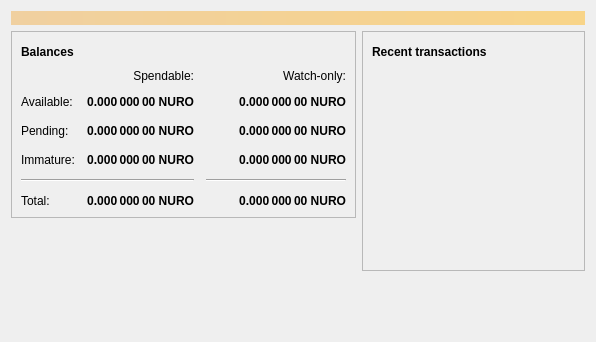
<?xml version="1.0" encoding="UTF-8"?>
<ui version="4.0">
 <class>OverviewPage</class>
 <widget class="QWidget" name="OverviewPage">
  <property name="geometry">
   <rect>
    <x>0</x>
    <y>0</y>
    <width>596</width>
    <height>342</height>
   </rect>
  </property>
  <property name="windowTitle">
   <string>Form</string>
  </property>
  <layout class="QVBoxLayout" name="topLayout">
   <item>
    <widget class="QLabel" name="labelAlerts">
     <property name="visible">
      <bool>false</bool>
     </property>
     <property name="styleSheet">
      <string notr="true">QLabel { background-color: qlineargradient(x1: 0, y1: 0, x2: 1, y2: 0, stop:0 #F0D0A0, stop:1 #F8D488); color:#000000; }</string>
     </property>
     <property name="wordWrap">
      <bool>true</bool>
     </property>
     <property name="margin">
      <number>3</number>
     </property>
     <property name="textInteractionFlags">
      <set>Qt::TextSelectableByMouse</set>
     </property>
    </widget>
   </item>
   <item>
    <layout class="QHBoxLayout" name="horizontalLayout" stretch="1,1">
     <item>
      <layout class="QVBoxLayout" name="verticalLayout_2">
       <item>
        <widget class="QFrame" name="frame">
         <property name="frameShape">
          <enum>QFrame::StyledPanel</enum>
         </property>
         <property name="frameShadow">
          <enum>QFrame::Raised</enum>
         </property>
         <layout class="QVBoxLayout" name="verticalLayout_4">
          <item>
           <layout class="QHBoxLayout" name="horizontalLayout_4">
            <item>
             <widget class="QLabel" name="label_5">
              <property name="font">
               <font>
                <weight>75</weight>
                <bold>true</bold>
               </font>
              </property>
              <property name="text">
               <string>Balances</string>
              </property>
             </widget>
            </item>
            <item>
             <widget class="QPushButton" name="labelWalletStatus">
              <property name="enabled">
               <bool>true</bool>
              </property>
              <property name="maximumSize">
               <size>
                <width>30</width>
                <height>16777215</height>
               </size>
              </property>
              <property name="toolTip">
               <string>The displayed information may be out of date. Your wallet automatically synchronizes with the Nurocoin network after a connection is established, but this process has not completed yet.</string>
              </property>
              <property name="text">
               <string/>
              </property>
              <property name="icon">
               <iconset resource="../bitcoin.qrc">
                <normaloff>:/icons/warning</normaloff>
                <disabledoff>:/icons/warning</disabledoff>:/icons/warning</iconset>
              </property>
              <property name="iconSize">
               <size>
                <width>24</width>
                <height>24</height>
               </size>
              </property>
              <property name="flat">
               <bool>true</bool>
              </property>
             </widget>
            </item>
            <item>
             <spacer name="horizontalSpacer_3">
              <property name="orientation">
               <enum>Qt::Horizontal</enum>
              </property>
              <property name="sizeHint" stdset="0">
               <size>
                <width>40</width>
                <height>20</height>
               </size>
              </property>
             </spacer>
            </item>
           </layout>
          </item>
          <item>
           <layout class="QGridLayout" name="gridLayout">
            <property name="spacing">
             <number>12</number>
            </property>
            <item row="2" column="2">
             <widget class="QLabel" name="labelWatchPending">
              <property name="font">
               <font>
                <weight>75</weight>
                <bold>true</bold>
               </font>
              </property>
              <property name="cursor">
               <cursorShape>IBeamCursor</cursorShape>
              </property>
              <property name="toolTip">
               <string>Unconfirmed transactions to watch-only addresses</string>
              </property>
              <property name="text">
               <string notr="true">0.000 000 00 NURO</string>
              </property>
              <property name="alignment">
               <set>Qt::AlignRight|Qt::AlignTrailing|Qt::AlignVCenter</set>
              </property>
              <property name="textInteractionFlags">
               <set>Qt::LinksAccessibleByMouse|Qt::TextSelectableByKeyboard|Qt::TextSelectableByMouse</set>
              </property>
             </widget>
            </item>
            <item row="2" column="1">
             <widget class="QLabel" name="labelUnconfirmed">
              <property name="font">
               <font>
                <weight>75</weight>
                <bold>true</bold>
               </font>
              </property>
              <property name="cursor">
               <cursorShape>IBeamCursor</cursorShape>
              </property>
              <property name="toolTip">
               <string>Total of transactions that have yet to be confirmed, and do not yet count toward the spendable balance</string>
              </property>
              <property name="text">
               <string notr="true">0.000 000 00 NURO</string>
              </property>
              <property name="alignment">
               <set>Qt::AlignRight|Qt::AlignTrailing|Qt::AlignVCenter</set>
              </property>
              <property name="textInteractionFlags">
               <set>Qt::LinksAccessibleByMouse|Qt::TextSelectableByKeyboard|Qt::TextSelectableByMouse</set>
              </property>
             </widget>
            </item>
            <item row="3" column="2">
             <widget class="QLabel" name="labelWatchImmature">
              <property name="font">
               <font>
                <weight>75</weight>
                <bold>true</bold>
               </font>
              </property>
              <property name="cursor">
               <cursorShape>IBeamCursor</cursorShape>
              </property>
              <property name="toolTip">
               <string>Mined balance in watch-only addresses that has not yet matured</string>
              </property>
              <property name="text">
               <string notr="true">0.000 000 00 NURO</string>
              </property>
              <property name="alignment">
               <set>Qt::AlignRight|Qt::AlignTrailing|Qt::AlignVCenter</set>
              </property>
              <property name="textInteractionFlags">
               <set>Qt::LinksAccessibleByMouse|Qt::TextSelectableByKeyboard|Qt::TextSelectableByMouse</set>
              </property>
             </widget>
            </item>
            <item row="4" column="0" colspan="2">
             <widget class="Line" name="line">
              <property name="orientation">
               <enum>Qt::Horizontal</enum>
              </property>
             </widget>
            </item>
            <item row="4" column="2">
             <widget class="Line" name="lineWatchBalance">
              <property name="sizePolicy">
               <sizepolicy hsizetype="Preferred" vsizetype="Fixed">
                <horstretch>0</horstretch>
                <verstretch>0</verstretch>
               </sizepolicy>
              </property>
              <property name="minimumSize">
               <size>
                <width>140</width>
                <height>0</height>
               </size>
              </property>
              <property name="orientation">
               <enum>Qt::Horizontal</enum>
              </property>
             </widget>
            </item>
            <item row="5" column="0">
             <widget class="QLabel" name="labelTotalText">
              <property name="text">
               <string>Total:</string>
              </property>
             </widget>
            </item>
            <item row="3" column="1">
             <widget class="QLabel" name="labelImmature">
              <property name="font">
               <font>
                <weight>75</weight>
                <bold>true</bold>
               </font>
              </property>
              <property name="cursor">
               <cursorShape>IBeamCursor</cursorShape>
              </property>
              <property name="toolTip">
               <string>Mined balance that has not yet matured</string>
              </property>
              <property name="text">
               <string notr="true">0.000 000 00 NURO</string>
              </property>
              <property name="alignment">
               <set>Qt::AlignRight|Qt::AlignTrailing|Qt::AlignVCenter</set>
              </property>
              <property name="textInteractionFlags">
               <set>Qt::LinksAccessibleByMouse|Qt::TextSelectableByKeyboard|Qt::TextSelectableByMouse</set>
              </property>
             </widget>
            </item>
            <item row="2" column="3">
             <spacer name="horizontalSpacer_2">
              <property name="orientation">
               <enum>Qt::Horizontal</enum>
              </property>
              <property name="sizeHint" stdset="0">
               <size>
                <width>40</width>
                <height>20</height>
               </size>
              </property>
             </spacer>
            </item>
            <item row="3" column="0">
             <widget class="QLabel" name="labelImmatureText">
              <property name="text">
               <string>Immature:</string>
              </property>
             </widget>
            </item>
            <item row="5" column="1">
             <widget class="QLabel" name="labelTotal">
              <property name="font">
               <font>
                <weight>75</weight>
                <bold>true</bold>
               </font>
              </property>
              <property name="cursor">
               <cursorShape>IBeamCursor</cursorShape>
              </property>
              <property name="toolTip">
               <string>Your current total balance</string>
              </property>
              <property name="text">
               <string notr="true">0.000 000 00 NURO</string>
              </property>
              <property name="alignment">
               <set>Qt::AlignRight|Qt::AlignTrailing|Qt::AlignVCenter</set>
              </property>
              <property name="textInteractionFlags">
               <set>Qt::LinksAccessibleByMouse|Qt::TextSelectableByKeyboard|Qt::TextSelectableByMouse</set>
              </property>
             </widget>
            </item>
            <item row="5" column="2">
             <widget class="QLabel" name="labelWatchTotal">
              <property name="font">
               <font>
                <weight>75</weight>
                <bold>true</bold>
               </font>
              </property>
              <property name="cursor">
               <cursorShape>IBeamCursor</cursorShape>
              </property>
              <property name="toolTip">
               <string>Current total balance in watch-only addresses</string>
              </property>
              <property name="text">
               <string notr="true">0.000 000 00 NURO</string>
              </property>
              <property name="alignment">
               <set>Qt::AlignRight|Qt::AlignTrailing|Qt::AlignVCenter</set>
              </property>
              <property name="textInteractionFlags">
               <set>Qt::LinksAccessibleByMouse|Qt::TextSelectableByKeyboard|Qt::TextSelectableByMouse</set>
              </property>
             </widget>
            </item>
            <item row="0" column="2">
             <widget class="QLabel" name="labelWatchonly">
              <property name="text">
               <string>Watch-only:</string>
              </property>
              <property name="alignment">
               <set>Qt::AlignRight|Qt::AlignTrailing|Qt::AlignVCenter</set>
              </property>
             </widget>
            </item>
            <item row="1" column="0">
             <widget class="QLabel" name="labelBalanceText">
              <property name="text">
               <string>Available:</string>
              </property>
             </widget>
            </item>
            <item row="1" column="1">
             <widget class="QLabel" name="labelBalance">
              <property name="font">
               <font>
                <weight>75</weight>
                <bold>true</bold>
               </font>
              </property>
              <property name="cursor">
               <cursorShape>IBeamCursor</cursorShape>
              </property>
              <property name="toolTip">
               <string>Your current spendable balance</string>
              </property>
              <property name="text">
               <string notr="true">0.000 000 00 NURO</string>
              </property>
              <property name="alignment">
               <set>Qt::AlignRight|Qt::AlignTrailing|Qt::AlignVCenter</set>
              </property>
              <property name="textInteractionFlags">
               <set>Qt::LinksAccessibleByMouse|Qt::TextSelectableByKeyboard|Qt::TextSelectableByMouse</set>
              </property>
             </widget>
            </item>
            <item row="1" column="2">
             <widget class="QLabel" name="labelWatchAvailable">
              <property name="font">
               <font>
                <weight>75</weight>
                <bold>true</bold>
               </font>
              </property>
              <property name="cursor">
               <cursorShape>IBeamCursor</cursorShape>
              </property>
              <property name="toolTip">
               <string>Your current balance in watch-only addresses</string>
              </property>
              <property name="text">
               <string notr="true">0.000 000 00 NURO</string>
              </property>
              <property name="alignment">
               <set>Qt::AlignRight|Qt::AlignTrailing|Qt::AlignVCenter</set>
              </property>
              <property name="textInteractionFlags">
               <set>Qt::LinksAccessibleByMouse|Qt::TextSelectableByKeyboard|Qt::TextSelectableByMouse</set>
              </property>
             </widget>
            </item>
            <item row="2" column="0">
             <widget class="QLabel" name="labelPendingText">
              <property name="text">
               <string>Pending:</string>
              </property>
             </widget>
            </item>
            <item row="0" column="1">
             <widget class="QLabel" name="labelSpendable">
              <property name="text">
               <string>Spendable:</string>
              </property>
              <property name="alignment">
               <set>Qt::AlignRight|Qt::AlignTrailing|Qt::AlignVCenter</set>
              </property>
             </widget>
            </item>
           </layout>
          </item>
         </layout>
        </widget>
       </item>
       <item>
        <spacer name="verticalSpacer">
         <property name="orientation">
          <enum>Qt::Vertical</enum>
         </property>
         <property name="sizeHint" stdset="0">
          <size>
           <width>20</width>
           <height>40</height>
          </size>
         </property>
        </spacer>
       </item>
      </layout>
     </item>
     <item>
      <layout class="QVBoxLayout" name="verticalLayout_3">
       <item>
        <widget class="QFrame" name="frame_2">
         <property name="frameShape">
          <enum>QFrame::StyledPanel</enum>
         </property>
         <property name="frameShadow">
          <enum>QFrame::Raised</enum>
         </property>
         <layout class="QVBoxLayout" name="verticalLayout">
          <item>
           <layout class="QHBoxLayout" name="horizontalLayout_2">
            <item>
             <widget class="QLabel" name="label_4">
              <property name="font">
               <font>
                <weight>75</weight>
                <bold>true</bold>
               </font>
              </property>
              <property name="text">
               <string>Recent transactions</string>
              </property>
             </widget>
            </item>
            <item>
             <widget class="QPushButton" name="labelTransactionsStatus">
              <property name="enabled">
               <bool>true</bool>
              </property>
              <property name="maximumSize">
               <size>
                <width>30</width>
                <height>16777215</height>
               </size>
              </property>
              <property name="toolTip">
               <string>The displayed information may be out of date. Your wallet automatically synchronizes with the Nurocoin network after a connection is established, but this process has not completed yet.</string>
              </property>
              <property name="text">
               <string/>
              </property>
              <property name="icon">
               <iconset resource="../bitcoin.qrc">
                <normaloff>:/icons/warning</normaloff>
                <disabledoff>:/icons/warning</disabledoff>:/icons/warning</iconset>
              </property>
              <property name="iconSize">
               <size>
                <width>24</width>
                <height>24</height>
               </size>
              </property>
              <property name="flat">
               <bool>true</bool>
              </property>
             </widget>
            </item>
            <item>
             <spacer name="horizontalSpacer">
              <property name="orientation">
               <enum>Qt::Horizontal</enum>
              </property>
              <property name="sizeHint" stdset="0">
               <size>
                <width>40</width>
                <height>20</height>
               </size>
              </property>
             </spacer>
            </item>
           </layout>
          </item>
          <item>
           <widget class="QListView" name="listTransactions">
            <property name="styleSheet">
             <string notr="true">QListView { background: transparent; }</string>
            </property>
            <property name="frameShape">
             <enum>QFrame::NoFrame</enum>
            </property>
            <property name="verticalScrollBarPolicy">
             <enum>Qt::ScrollBarAlwaysOff</enum>
            </property>
            <property name="horizontalScrollBarPolicy">
             <enum>Qt::ScrollBarAlwaysOff</enum>
            </property>
            <property name="selectionMode">
             <enum>QAbstractItemView::NoSelection</enum>
            </property>
           </widget>
          </item>
         </layout>
        </widget>
       </item>
       <item>
        <spacer name="verticalSpacer_2">
         <property name="orientation">
          <enum>Qt::Vertical</enum>
         </property>
         <property name="sizeHint" stdset="0">
          <size>
           <width>20</width>
           <height>40</height>
          </size>
         </property>
        </spacer>
       </item>
      </layout>
     </item>
    </layout>
   </item>
  </layout>
 </widget>
 <resources/>
 <connections/>
</ui>
